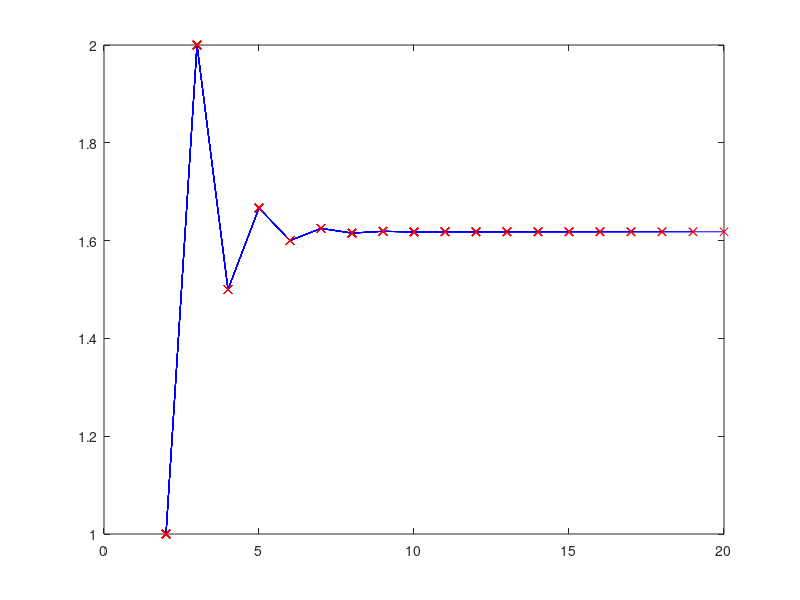

This chart was generated by the following MATLAB code:
clear;clc;clf;

% prints Fibonacci numbers from 0 to count
% plots ratio between two subsequent values of the sequence
count = 20;
fib_lst = [0 1];
format long e

for i = 1:count
    fib_lst(i+2) = fib_lst(i) + fib_lst(i+1);
    x(i) = fib_lst(i+1)/fib_lst(i);
    plot(x,"b")
    hold on
    plot(x,"rx")
end

fib_lst